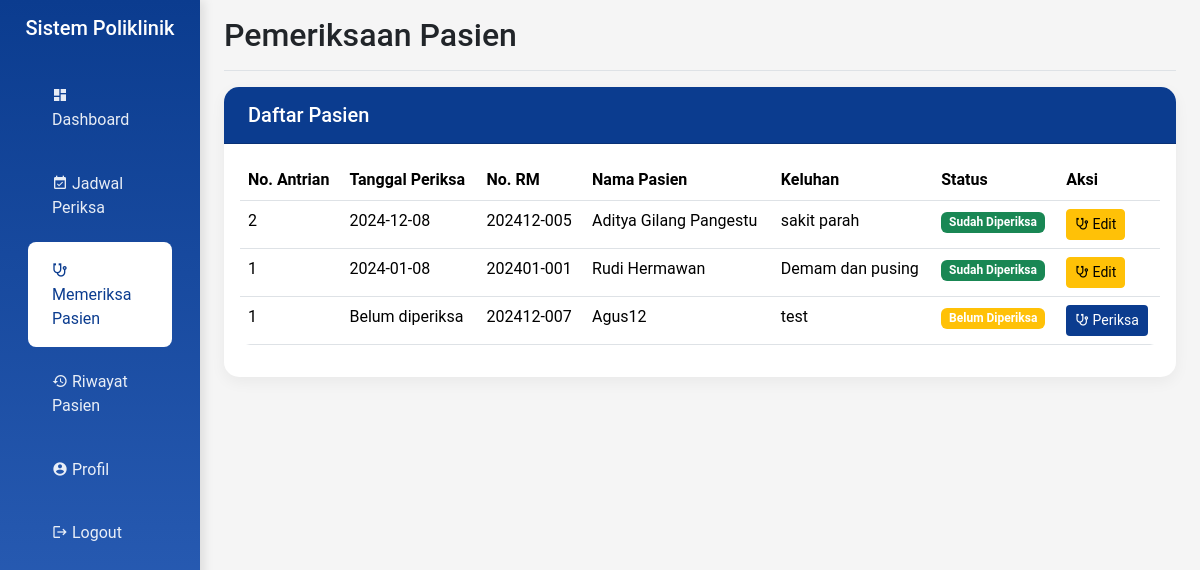
The app's page /hospital/dokter/memeriksa_pasien.php (signed in) with its own data.
### tables this page shows
CREATE TABLE IF NOT EXISTS `daftar_poli` (
  `id` int NOT NULL AUTO_INCREMENT,
  `id_pasien` int NOT NULL,
  `id_jadwal` int NOT NULL,
  `keluhan` text NOT NULL,
  `no_antrian` int DEFAULT NULL,
  PRIMARY KEY (`id`) USING BTREE,
  KEY `id_pasien` (`id_pasien`) USING BTREE,
  KEY `id_jadwal` (`id_jadwal`) USING BTREE,
  CONSTRAINT `daftar_poli_ibfk_1` FOREIGN KEY (`id_pasien`) REFERENCES `pasien` (`id`) ON DELETE RESTRICT ON UPDATE RESTRICT,
  CONSTRAINT `daftar_poli_ibfk_2` FOREIGN KEY (`id_jadwal`) REFERENCES `jadwal_periksa` (`id`) ON DELETE RESTRICT ON UPDATE RESTRICT
);

CREATE TABLE IF NOT EXISTS `pasien` (
  `id` int NOT NULL AUTO_INCREMENT,
  `nama` varchar(150) NOT NULL,
  `alamat` varchar(255) NOT NULL,
  `no_ktp` varchar(20) NOT NULL,
  `no_hp` varchar(20) NOT NULL,
  `no_rm` char(10) DEFAULT NULL,
  `deleted_at` timestamp NULL DEFAULT NULL,
  PRIMARY KEY (`id`) USING BTREE
);

### hospital/dokter/memeriksa_pasien.php (the view, shortened to what this page needs)
<?php
include '../config/koneksi.php';
$dokter_id = $_SESSION['dokter_id'];
$sql_pasien = "SELECT dp.*, p.nama as nama_pasien, p.no_rm, jp.hari, jp.jam_mulai, jp.jam_selesai,
               MAX(pr.id) as id_periksa, MAX(pr.tgl_periksa) as tgl_periksa,
               MAX(pr.catatan) as catatan_periksa,
               GROUP_CONCAT(DISTINCT o.id) as obat_ids,
               GROUP_CONCAT(DISTINCT o.nama_obat) as nama_obat
               FROM daftar_poli dp
               JOIN jadwal_periksa jp ON dp.id_jadwal = jp.id
               JOIN pasien p ON dp.id_pasien = p.id
               LEFT JOIN periksa pr ON dp.id = pr.id_daftar_poli
               LEFT JOIN detail_periksa dpr ON pr.id = dpr.id_periksa
               LEFT JOIN obat o ON dpr.id_obat = o.id
               WHERE jp.id_dokter = ?
               GROUP BY dp.id, dp.id_pasien, dp.id_jadwal, dp.keluhan, dp.no_antrian,
                        p.nama, p.no_rm, jp.hari, jp.jam_mulai, jp.jam_selesai
               ORDER BY MAX(pr.tgl_periksa) DESC, dp.no_antrian ASC";
$stmt_pasien = $conn->prepare($sql_pasien);
$stmt_pasien->bind_param("i", $dokter_id);
$stmt_pasien->execute();
$daftar_pasien = $stmt_pasien->get_result();
include 'include/header.php';
?>
<main class="col-md-9 ms-sm-auto col-lg-10 px-md-4">
    <div class="d-flex justify-content-between flex-wrap flex-md-nowrap align-items-center pt-3 pb-2 mb-3 border-bottom">
        <h1 class="h2">Pemeriksaan Pasien</h1>
    </div>
    <div class="card mb-4">
        <div class="card-header">
            <h5 class="card-title mb-0">Daftar Pasien</h5>
        </div>
        <div class="card-body">
            <div class="table-responsive">
                <table class="table table-hover">
                    <thead>
                        <tr>
                            <th>No. Antrian</th>
                            <th>Tanggal Periksa</th>
                            <th>No. RM</th>
                            <th>Nama Pasien</th>
                            <th>Keluhan</th>
                            <th>Status</th>
                            <th>Aksi</th>
                        </tr>
                    </thead>
                    <tbody>
                        <?php while ($pasien = $daftar_pasien->fetch_assoc()): ?>
                            <tr>
                                <td><?= $pasien['no_antrian'] ?></td>
                                <td><?= $pasien['tgl_periksa'] ?? 'Belum diperiksa' ?></td>
                                <td><?= htmlspecialchars($pasien['no_rm']) ?></td>
                                <td><?= htmlspecialchars($pasien['nama_pasien']) ?></td>
                                <td><?= htmlspecialchars($pasien['keluhan']) ?></td>
                                <td>
                                    <?php if ($pasien['id_periksa']): ?>
                                        <span class="badge bg-success">Sudah Diperiksa</span>
                                    <?php else: ?>
                                        <span class="badge bg-warning">Belum Diperiksa</span>
                                    <?php endif; ?>
                                </td>
                                <td>
                                    <button class="btn btn-sm <?= $pasien['id_periksa'] ? 'btn-warning' : 'btn-cyan' ?>"
                                        data-bs-toggle="modal"
                                        data-bs-target="#periksaModal<?= $pasien['id'] ?>">
                                        <i class="mdi mdi-stethoscope"></i>
                                        <?= $pasien['id_periksa'] ? 'Edit' : 'Periksa' ?>
                                    </button>
                                </td>
                            </tr>
                        <?php endwhile; ?>
                    </tbody>
                </table>
            </div>
        </div>
    </div>
</main>
<?php include 'include/footer.php'; ?>

### hospital/dokter/include/header.php (style rules this page uses)
:root { --cyan-primary: #0B3C8F; --cyan-secondary: #3165BEFF; --cyan-light: #5985D0FF; }
body { font-family: 'Roboto', sans-serif; background-color: #f5f5f5; }
.card { border: none; border-radius: 15px; box-shadow: 0 5px 15px rgba(0, 0, 0, 0.05); transition: transform 0.3s ease; }
.card-header { background-color: var(--cyan-primary); color: white; border-radius: 15px 15px 0 0 !important; padding: 1rem 1.5rem; }
.table { border-radius: 10px; overflow: hidden; }
.btn-cyan { background-color: var(--cyan-primary); color: white; }

### records on screen
daftar_poli: no_antrian "2", tgl_periksa "2024-12-08", id_pasien.no_rm "202412-005", id_pasien.nama "Aditya Gilang Pangestu", keluhan "sakit parah", shows "Sudah Diperiksa", shows "Edit"
daftar_poli: no_antrian "1", tgl_periksa "2024-01-08", id_pasien.no_rm "202401-001", id_pasien.nama "Rudi Hermawan", keluhan "Demam dan pusing", shows "Sudah Diperiksa", shows "Edit"
daftar_poli: no_antrian "1", tgl_periksa "Belum diperiksa", id_pasien.no_rm "202412-007", id_pasien.nama "Agus12", keluhan "test", shows "Belum Diperiksa", shows "Periksa"
